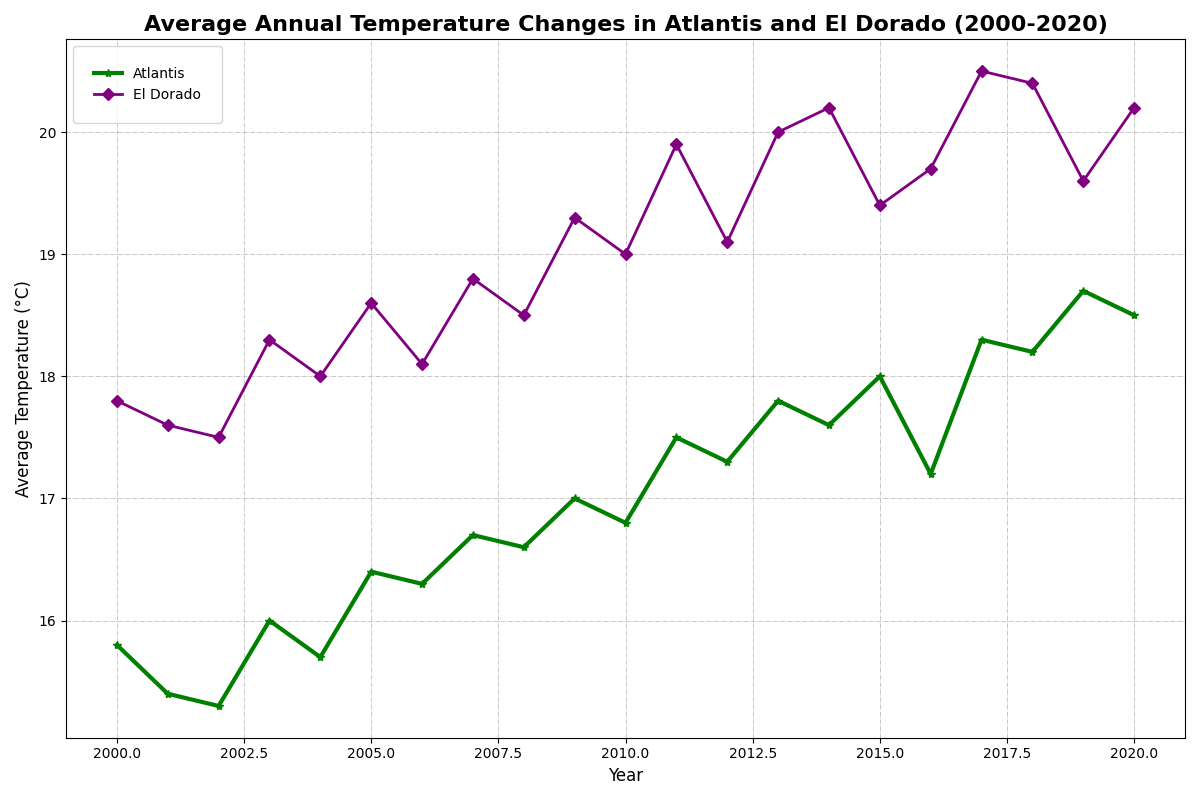

Generate this figure with Python:
import matplotlib.pyplot as plt

years = list(range(2000, 2021))

temp_atlantis = [15.8, 15.4, 15.3, 16.0, 15.7, 16.4, 16.3, 16.7, 16.6, 17.0, 16.8, 17.5, 17.3, 17.8, 17.6, 18.0, 17.2, 18.3, 18.2, 18.7, 18.5]
temp_el_dorado = [17.8, 17.6, 17.5, 18.3, 18.0, 18.6, 18.1, 18.8, 18.5, 19.3, 19.0, 19.9, 19.1, 20.0, 20.2, 19.4, 19.7, 20.5, 20.4, 19.6, 20.2]

fig, ax = plt.subplots(figsize=(12, 8))

# Altered stylistic elements
ax.plot(years, temp_atlantis, label='Atlantis', marker='*', linestyle='-', color='green', linewidth=3)
ax.plot(years, temp_el_dorado, label='El Dorado', marker='D', linestyle='-', color='purple', linewidth=2)

plt.title('Average Annual Temperature Changes in Atlantis and El Dorado (2000-2020)', fontsize=16, fontweight='bold')
plt.xlabel('Year', fontsize=12)
plt.ylabel('Average Temperature (°C)', fontsize=12)
plt.legend(borderpad=1.5, loc='upper left')
ax.grid(True, linestyle='-.', linewidth=0.5)

plt.tight_layout()
plt.show()
